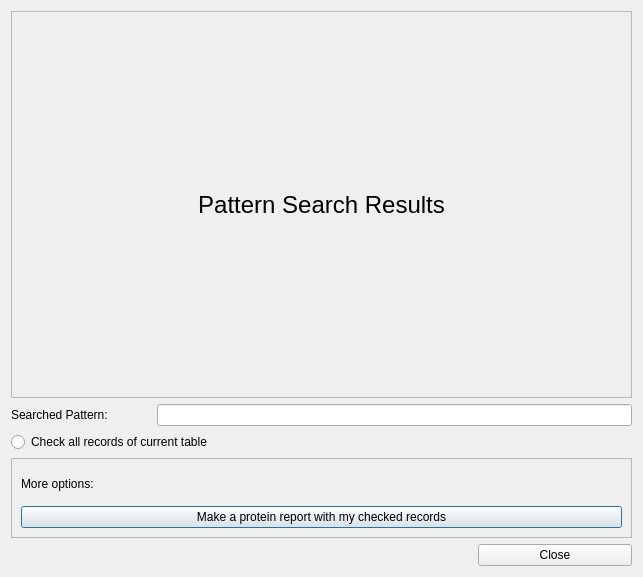
<?xml version="1.0" encoding="UTF-8"?>
<ui version="4.0">
 <class>PatternSearchResultDialog</class>
 <widget class="QDialog" name="PatternSearchResultDialog">
  <property name="geometry">
   <rect>
    <x>0</x>
    <y>0</y>
    <width>643</width>
    <height>577</height>
   </rect>
  </property>
  <property name="windowTitle">
   <string>Dialog</string>
  </property>
  <layout class="QGridLayout" name="gridLayout_2">
   <item row="1" column="0">
    <widget class="QLabel" name="label_2">
     <property name="maximumSize">
      <size>
       <width>140</width>
       <height>16777215</height>
      </size>
     </property>
     <property name="text">
      <string>Searched Pattern:</string>
     </property>
    </widget>
   </item>
   <item row="5" column="0" colspan="3">
    <spacer name="horizontalSpacer">
     <property name="orientation">
      <enum>Qt::Horizontal</enum>
     </property>
     <property name="sizeHint" stdset="0">
      <size>
       <width>453</width>
       <height>20</height>
      </size>
     </property>
    </spacer>
   </item>
   <item row="2" column="0" colspan="2">
    <widget class="QRadioButton" name="radioButtonCheckAll">
     <property name="text">
      <string>Check all records of current table</string>
     </property>
    </widget>
   </item>
   <item row="4" column="0" colspan="4">
    <widget class="QFrame" name="frame_2">
     <property name="maximumSize">
      <size>
       <width>16777215</width>
       <height>80</height>
      </size>
     </property>
     <property name="frameShape">
      <enum>QFrame::StyledPanel</enum>
     </property>
     <property name="frameShadow">
      <enum>QFrame::Raised</enum>
     </property>
     <layout class="QVBoxLayout" name="verticalLayout">
      <item>
       <widget class="QLabel" name="label_5">
        <property name="text">
         <string>More options:</string>
        </property>
       </widget>
      </item>
      <item>
       <widget class="QPushButton" name="pushButtonReport">
        <property name="text">
         <string>Make a protein report with my checked records</string>
        </property>
       </widget>
      </item>
     </layout>
    </widget>
   </item>
   <item row="5" column="3">
    <widget class="QPushButton" name="pushButtonClose">
     <property name="text">
      <string>Close</string>
     </property>
    </widget>
   </item>
   <item row="0" column="0" colspan="4">
    <widget class="QFrame" name="frame">
     <property name="frameShape">
      <enum>QFrame::StyledPanel</enum>
     </property>
     <property name="frameShadow">
      <enum>QFrame::Raised</enum>
     </property>
     <layout class="QGridLayout" name="gridLayout">
      <item row="0" column="0">
       <widget class="QLabel" name="label">
        <property name="font">
         <font>
          <pointsize>18</pointsize>
         </font>
        </property>
        <property name="text">
         <string>Pattern Search Results</string>
        </property>
        <property name="alignment">
         <set>Qt::AlignCenter</set>
        </property>
       </widget>
      </item>
     </layout>
    </widget>
   </item>
   <item row="1" column="1" colspan="3">
    <widget class="QLineEdit" name="lineEdit"/>
   </item>
   <item row="3" column="0" colspan="4">
    <layout class="QGridLayout" name="gridLayoutMain"/>
   </item>
  </layout>
 </widget>
 <resources/>
 <connections/>
</ui>
